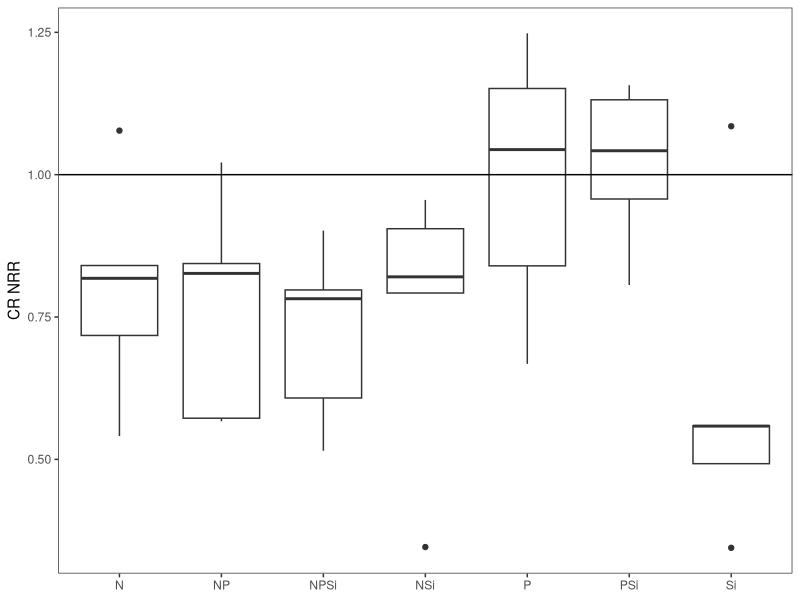
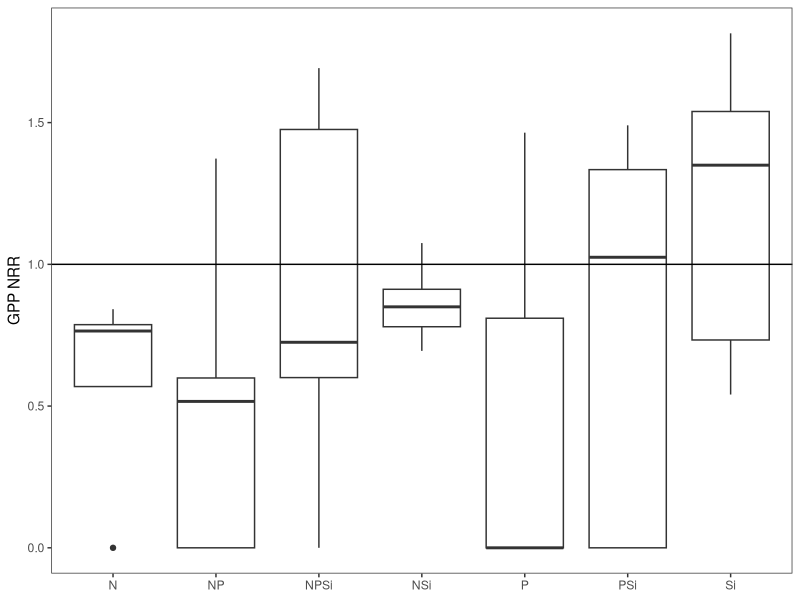
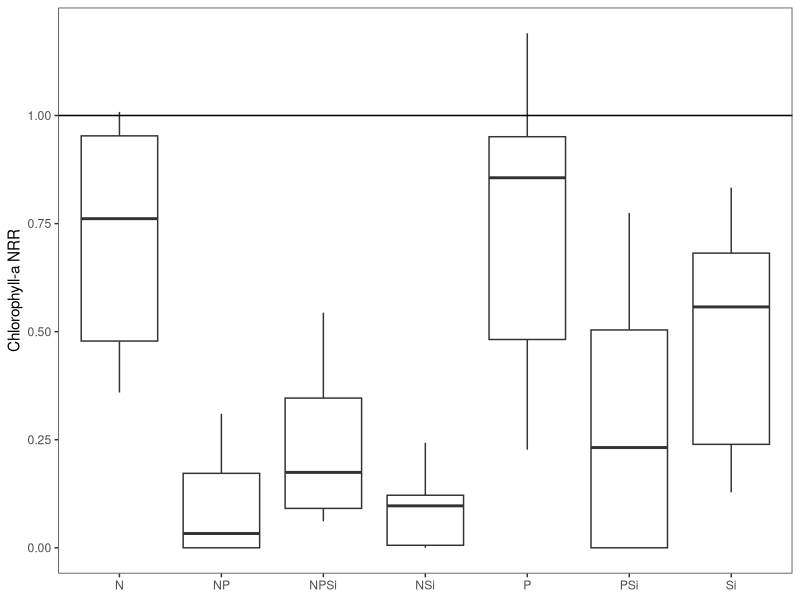
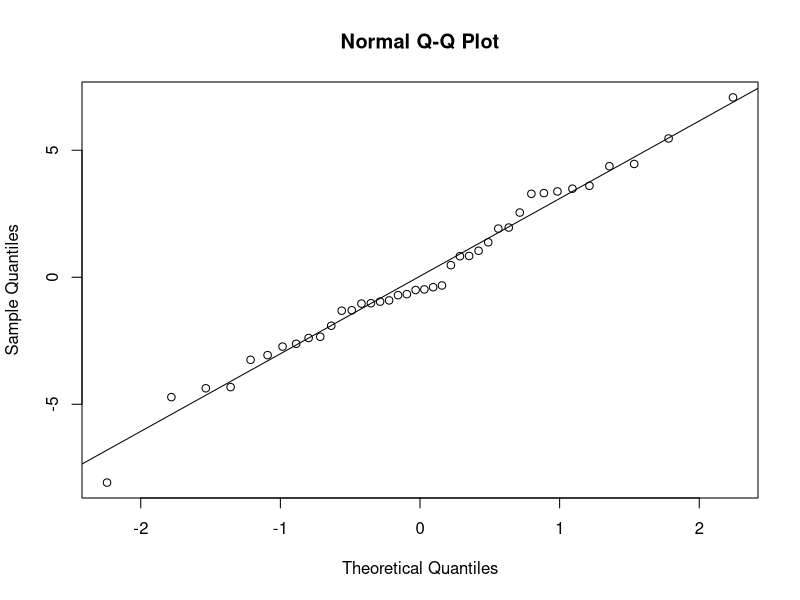
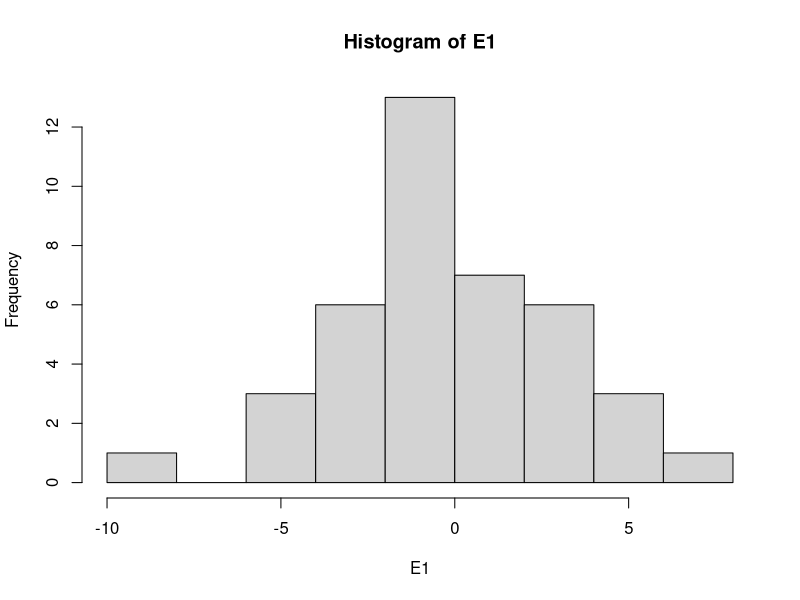
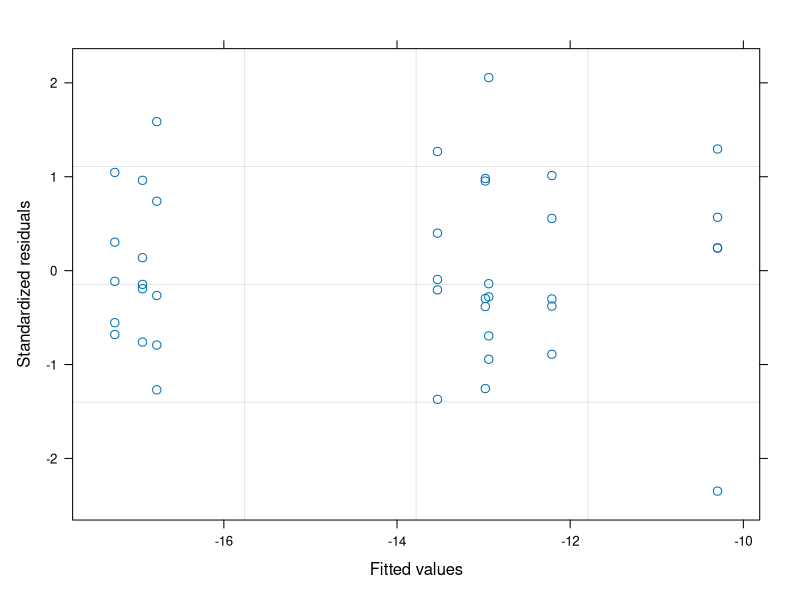

The R source for these figures, in order: (Note: this script raises an error after producing the figures.)
#Author:  Clay Arango
#Creation date: 14-Feb-19
#Script to analyze NDS data from Summer 2018 WSB work with S. Roley and A. Alexiades

#packages
library(nlme)
library(nortest)
library(plyr)
library(dplyr)
library(multcomp)
library(MASS)
library(ggplot2)

#Load data
aht_fall <- read.table(file="aht_fall.csv", header=T, sep=",")

#set variable
d = aht_fall

#evaluate data to make sure factors are correct
names(d)
unique(d$nutrient) #control, N, NP, NPSi, NSi, P, PSi, Si
unique(d$N) #should be 0 and 1
unique(d$P) #should be 0 and 1
unique(d$Si) #should be 0 and 1
unique(d$top) #should be "sponge" and "glass"
#if need to change, use recode function below. 
d$top<-recode(d$top, "cellulose" ="sponge")
str(d)

#convert N and P vand Si alues (0 or 1 for absence or presence) to factors
d$N<-as.factor(d$N)
d$P<-as.factor(d$P)
d$Si<-as.factor(d$Si)
str(d)

#subset data into gpp and cr response
d.cr = subset(d, top=="sponge", data=d)
d.gpp = subset(d, top=="glass", data=d)

#calculate nrr for cr
x<-ddply(d.cr, "nutrient", summarise, ave_cr = mean(cr.area, na.rm=T)) #changed to ddply b/c allows
#to specify by column name - I had a csv file with the relevant column in a different position.
x
d.cr$cr.nrr = d.cr$cr.area/-16.93973 #divide by control ave_cr

#calculate nrr for gpp and chla
x<- ddply(d.gpp, "nutrient", summarise, ave_gpp = mean(gpp.area, na.rm=T), ave_chla = mean(chla_ug_cm2, na.rm=T)) 
x
d.gpp$gpp.nrr = d.gpp$gpp.area/6.264241 #divide by control ave_gpp
d.gpp$chla.nrr = d.gpp$chla_ug_cm2/1.3750262 #divide by control ave_chla

###############
#plots of NRR
##############
ggplot(data=subset(d.cr, !(nutrient=="control")), aes(x=nutrient, y=cr.nrr))+geom_boxplot()+theme_bw()+
  ylab("CR NRR")+geom_abline(slope = 0, intercept = 1)+
  theme(axis.title.x=element_blank(), panel.grid.minor=element_blank(), panel.grid.major=element_blank())

ggplot(data=subset(d.gpp, !(nutrient=="control")), aes(x=nutrient, y=gpp.nrr))+geom_boxplot()+theme_bw()+
  ylab("GPP NRR")+geom_abline(slope = 0, intercept = 1)+
  theme(axis.title.x=element_blank(), panel.grid.minor=element_blank(), panel.grid.major=element_blank())

ggplot(data=subset(d.gpp, !(nutrient=="control")), aes(x=nutrient, y=chla.nrr))+geom_boxplot()+theme_bw()+
  ylab("Chlorophyll-a NRR")+geom_abline(slope = 0, intercept = 1)+ 
  theme(axis.title.x=element_blank(), panel.grid.minor=element_blank(), panel.grid.major=element_blank())


############################################################
#analyze RESPIRATION data
############################################################

M1<-gls(cr.area~N*P*Si, data=d.cr, na.action=na.omit)
E1<-residuals(M1)
qqnorm(E1)
qqline(E1)
ad.test(E1)
   #residuals are normally distributed, p=0.5832
hist(E1) #almost perfectly normal - weird  
plot(M1)

plot(filter(d.cr, !is.na(cr.area)) %>% dplyr::select(nutrient), 
     E1, xlab="nutrient", ylab="Residuals")
bartlett.test(cr.area~nutrient, data=d.cr)
   #variance test OK

anova(M1)
  #inhibited by N... in figure, all N groups are <control

x <- group_by(d.cr, nutrient) %>%  # Grouping function causes subsequent functions to aggregate by season and reach
  summarize(cr.mean = abs(mean(cr.area, na.rm = TRUE)), # na.rm = TRUE to remove missing values
            cr.sd=abs(sd(cr.area, na.rm = TRUE)),  # na.rm = TRUE to remove missing values
            n = sum(!is.na(cr.area)), # of observations, excluding NAs. 
            cr.se=cr.sd/sqrt(n))

ggplot(data=x, aes(x=nutrient, y=cr.mean)) + 
  geom_bar(stat="identity", position=position_dodge(), color = "black") + 
  geom_errorbar(aes(ymin=cr.mean, ymax=cr.mean+cr.se), width=0.2, 
                position=position_dodge(0.9)) + 
  xlab("Nutrient") +
  ylab(expression(Respiration~(ug~O[2]~m^{-2}~h^{-1}))) +
  ylim(0,20) +
  labs(fill="Light") +
  theme_bw() +
  theme(panel.grid.major=element_blank(),
        panel.grid.minor=element_blank(),
        legend.title=element_text(size=6),
        legend.key=element_blank(), 
        legend.position=c(0.5,0.95), 
        legend.text=element_text(size=8), 
        legend.background=element_blank(), 
        legend.direction="horizontal", 
        legend.key.size=unit(0.3, "cm"), 
        axis.title.y=element_text(size=8), 
        axis.title.x=element_text(size=8), 
        axis.text.x=element_text(size=8))

#ggsave('output/figures/Roza_summer.tiff',
#       units="in",
#       width=3.25,
#       height=3.25,
#       dpi=1200,
#       compression="lzw")

############################################################
#analyze the PRODUCTION data
############################################################

M1<-gls(gpp.area~N*P*Si, data=d.gpp, na.action=na.omit) 
E1<-residuals(M1)
qqnorm(E1)
qqline(E1)
ad.test(E1)
   #residuals are normal

hist(E1, xlab="residuals", main="")
plot(M1)

plot(filter(d.gpp, !is.na(gpp.area)) %>% dplyr::select(nutrient), 
     E1, xlab="nutrient", ylab="Residuals")
bartlett.test(gpp.area~nutrient, data=d.gpp)
   #OK

anova(M1)
  #no limitation. figure shows lots of variation, with N and P generally < control

x <- group_by(d.gpp, nutrient) %>%  # Grouping function causes subsequent functions to aggregate by season and reach
  summarize(gpp.mean = abs(mean(gpp.area, na.rm = TRUE)), # na.rm = TRUE to remove missing values
            gpp.sd=abs(sd(gpp.area, na.rm = TRUE)),  # na.rm = TRUE to remove missing values
            n = sum(!is.na(gpp.area)), # of observations, excluding NAs. 
            gpp.se=gpp.sd/sqrt(n))

ggplot(data=x, aes(x=nutrient, y=gpp.mean)) + 
  geom_bar(stat="identity", position=position_dodge(), color = "black") + 
  geom_errorbar(aes(ymin=gpp.mean, ymax=gpp.mean+gpp.se), width=0.2, 
                position=position_dodge(0.9)) + 
  xlab("Nutrient") +
  ylab(expression(Production~(ug~O[2]~m^{-2}~h^{-1}))) +
  labs(fill="Light") +
  theme_bw() +
  theme(panel.grid.major=element_blank(),
        panel.grid.minor=element_blank(), 
        legend.title=element_text(size=6), 
        legend.key=element_blank(),  
        legend.position=c(0.5,0.95),  
        legend.text=element_text(size=8),  
        legend.background=element_blank(),  
        legend.direction="horizontal",  
        legend.key.size=unit(0.3, "cm"),  
        axis.title.y=element_text(size=8),  
        axis.title.x=element_text(size=8),  
        axis.text.x=element_text(size=8))

#ggsave('output/figures/gppByNutrient.tiff',
#       units="in",
#       width=3.25,
#       height=3.25,
#       dpi=1200,
#       compression="lzw")


#BELOW HERE IS NOT EDITED





############################################################
#analyze the CHL-A biomass on disks

M1<-gls(chla~N*P*light, data=roza_sum.chla, na.action=na.omit)
E1<-residuals(M1)
qqnorm(E1)
qqline(E1)
ad.test(E1)
  #residuals look bad (p=0.001)
hist(E1)
plot(M1)

vf1 = varIdent(form = ~ 1|N*P)
vf2 = varIdent(form = ~ 1|light)
vf3 = varIdent(form = ~ 1|N*P*light)
vf4 = varPower(form = ~ fitted(.)) 
vf5 = varExp(form = ~ fitted(.))
vf6 = varConstPower(form = ~ fitted(.))
vf7 = varExp(form = ~ fitted(.)|nutrient)

M2<-gls(chla~N*P*light, data=roza_sum.chla, na.action=na.omit, weights=vf1)
M3<-gls(chla~N*P*light, data=roza_sum.chla, na.action=na.omit, weights=vf2)
M4<-gls(chla~N*P*light, data=roza_sum.chla, na.action=na.omit, weights=vf3)
M5<-gls(chla~N*P*light, data=roza_sum.chla, na.action=na.omit, weights=vf4)
M6<-gls(chla~N*P*light, data=roza_sum.chla, na.action=na.omit, weights=vf5)
M7<-gls(chla~N*P*light, data=roza_sum.chla, na.action=na.omit, weights=vf6)
M8<-gls(chla~N*P*light, data=roza_sum.chla, na.action=na.omit, weights=vf7)

anova(M1,M2,M3,M4,M5,M6,M7,M8)

#M3 is best on AIC

E3<-residuals(M3)
qqnorm(E3)
qqline(E3)
ad.test(E3)
#residuals are not normal (p=0.001)
hist(E3, xlab="residuals", main="")
plot(M3)
  #hist and plot look good

plot(filter(roza_sum.chla, !is.na(chla)) %>% dplyr::select(light), 
     E3, xlab="light", ylab="Residuals")
bartlett.test(chla~light, data=roza_sum.chla)

plot(filter(roza_sum.chla, !is.na(chla)) %>% dplyr::select(nutrient), 
     E3, xlab="nutrient", ylab="Residuals")
bartlett.test(chla~nutrient, data=roza_sum.chla)

anova(M3)

#light is significant and N and P separately interact with light

x<-roza_sum.chla[complete.cases(roza_sum.chla$chla),]

with(x, 
     interaction.plot(nutrient,light,chla, 
                      ylim=c(0,1.5),lty=c(1,12),lwd=2,ylab="Chlorophyll a", 
                      xlab="Nutrient", trace.label="Light"))

x <- group_by(roza_sum.chla, nutrient, light) %>%  # Grouping function causes subsequent functions to aggregate by season and reach
  summarize(chla.mean = mean(chla, na.rm = TRUE), # na.rm = TRUE to remove missing values
            chla.sd=sd(chla, na.rm = TRUE),  # na.rm = TRUE to remove missing values
            n = sum(!is.na(chla)), # of observations, excluding NAs. 
            chla.se=chla.sd/sqrt(n))

ggplot(data=x, 
       aes(x=nutrient, y=chla.mean, fill=light)) + 
  geom_bar(stat="identity", position=position_dodge(), color = "black") + 
  geom_errorbar(aes(ymin=chla.mean, ymax=chla.mean+chla.se), width=0.2, 
                position=position_dodge(0.9)) + 
  scale_fill_manual(values=c("white","black")) +
  xlab("Nutrient") +
  ylab(expression(Chlorophyll~a~(ug~cm^{-2}))) +
  ylim(0,1.7) +
  labs(fill="Light") +
  theme_bw() +
  theme(panel.grid.major=element_blank(), 
        panel.grid.minor=element_blank(), 
        legend.title=element_text(size=6), 
        legend.key=element_blank(), 
        legend.position=c(0.5,0.95), 
        legend.text=element_text(size=8), 
        legend.background=element_blank(), 
        legend.direction="horizontal", 
        legend.key.size=unit(0.3, "cm"), 
        axis.title.y=element_text(size=8), 
        axis.title.x=element_text(size=8), 
        axis.text.x=element_text(size=8))

ggsave('output/figures/chlaByNutrientLight.tiff',
       units="in",
       width=3.25,
       height=3.25,
       dpi=1200,
       compression="lzw")



############################################################
############################################################
#calculate nrr mean and standard error
x1 <- group_by(roza_sum, nutrient, light) %>%  # Grouping function causes subsequent functions to aggregate by season and reach
  summarize(chla.nrr.mean = mean(chla.nrr, na.rm = TRUE), # na.rm = TRUE to remove missing values
            chla.nrr.sd=sd(chla.nrr, na.rm = TRUE),  # na.rm = TRUE to remove missing values
            chla.n = sum(!is.na(chla.nrr)), # of observations, excluding NAs. 
            chla.nrr.se=chla.nrr.sd/sqrt(chla.n))


x2 <- group_by(roza_sum, nutrient, light) %>%  # Grouping function causes subsequent functions to aggregate by season and reach
  summarize(gpp.nrr.mean = mean(gpp.nrr, na.rm = TRUE), # na.rm = TRUE to remove missing values
            gpp.nrr.sd=sd(gpp.nrr, na.rm = TRUE),  # na.rm = TRUE to remove missing values
            gpp.n = sum(!is.na(gpp.nrr)), # of observations, excluding NAs. 
            gpp.nrr.se=gpp.nrr.sd/sqrt(gpp.n))

x3 <- group_by(roza_sum, nutrient, light) %>%  # Grouping function causes subsequent functions to aggregate by season and reach
  summarize(cr.nrr.mean = mean(cr.nrr, na.rm = TRUE), # na.rm = TRUE to remove missing values
            cr.nrr.sd=sd(cr.nrr, na.rm = TRUE),  # na.rm = TRUE to remove missing values
            cr.n = sum(!is.na(cr.nrr)), # of observations, excluding NAs. 
            cr.nrr.se=cr.nrr.sd/sqrt(cr.n))

roza_sum.nrr<-cbind(x1,x2,x3)
roza_sum.nrr <- roza_sum.nrr[, !duplicated(colnames(roza_sum.nrr))]
write.csv(roza_sum.nrr, "roza_sum.nrr.csv")
